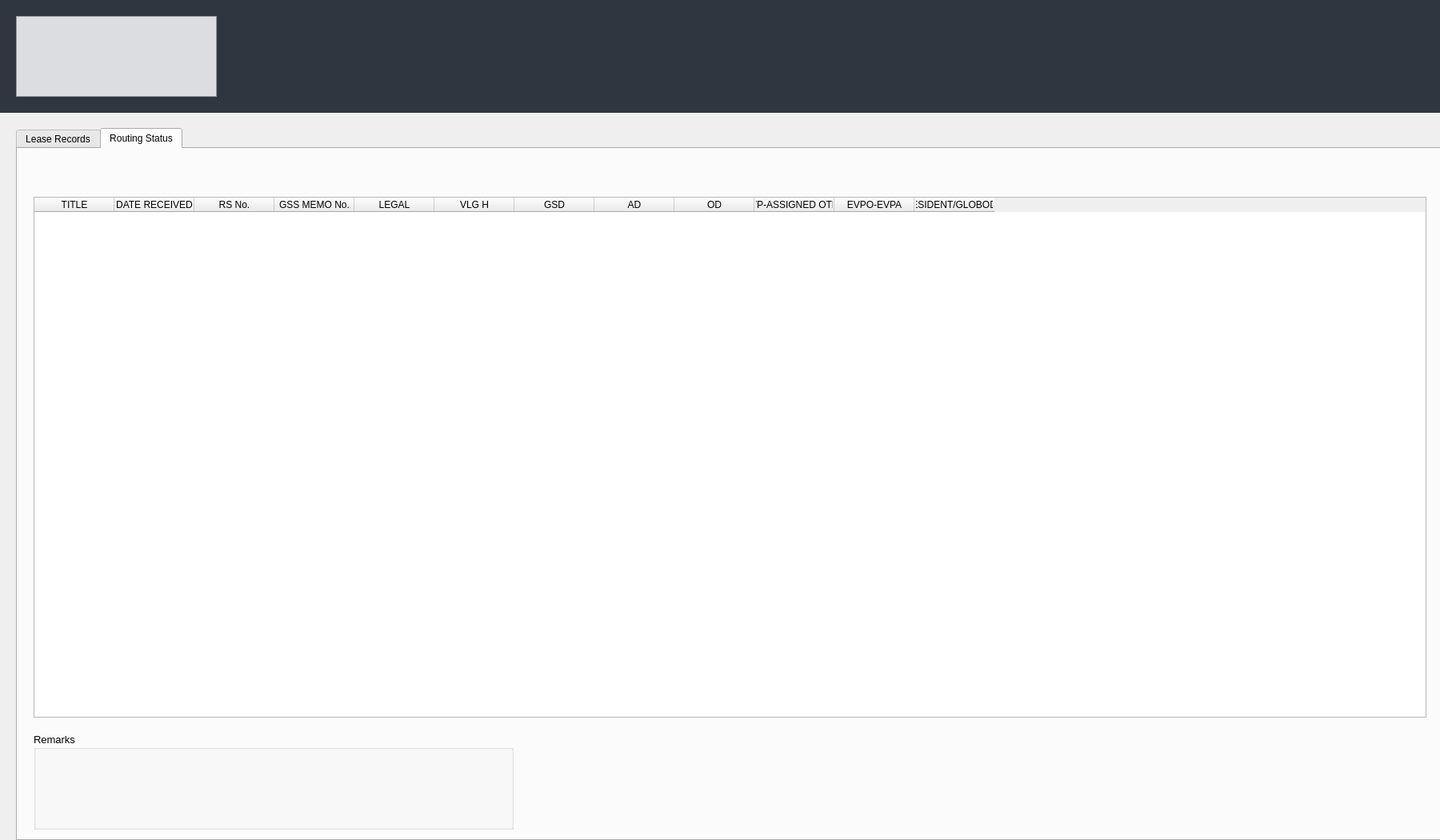
<?xml version="1.0" encoding="UTF-8"?>
<ui version="4.0">
 <class>MainWindow</class>
 <widget class="QMainWindow" name="MainWindow">
  <property name="geometry">
   <rect>
    <x>0</x>
    <y>0</y>
    <width>1800</width>
    <height>1050</height>
   </rect>
  </property>
  <property name="windowTitle">
   <string>Lease Monitoring System</string>
  </property>
  <widget class="QWidget" name="centralwidget">
   <widget class="QFrame" name="headerFrame">
    <property name="geometry">
     <rect>
      <x>0</x>
      <y>0</y>
      <width>1801</width>
      <height>141</height>
     </rect>
    </property>
    <property name="styleSheet">
     <string notr="true">background-color:#2f3640; color:white;</string>
    </property>
    <widget class="QLabel" name="logoLabel">
     <property name="geometry">
      <rect>
       <x>20</x>
       <y>20</y>
       <width>251</width>
       <height>101</height>
      </rect>
     </property>
     <property name="styleSheet">
      <string notr="true">background:#dcdde1; border:1px solid #999;</string>
     </property>
     <property name="text">
      <string/>
     </property>
     <property name="alignment">
      <set>Qt::AlignCenter</set>
     </property>
    </widget>
   </widget>
   <widget class="QTabWidget" name="tabWidget">
    <property name="geometry">
     <rect>
      <x>20</x>
      <y>160</y>
      <width>1791</width>
      <height>891</height>
     </rect>
    </property>
    <property name="currentIndex">
     <number>1</number>
    </property>
    <widget class="QWidget" name="tabLease">
     <attribute name="title">
      <string>Lease Records</string>
     </attribute>
     <widget class="QLineEdit" name="searchInput">
      <property name="geometry">
       <rect>
        <x>20</x>
        <y>20</y>
        <width>250</width>
        <height>30</height>
       </rect>
      </property>
      <property name="placeholderText">
       <string>Search branch...</string>
      </property>
     </widget>
     <widget class="QComboBox" name="statusFilter">
      <property name="geometry">
       <rect>
        <x>280</x>
        <y>20</y>
        <width>191</width>
        <height>30</height>
       </rect>
      </property>
      <item>
       <property name="text">
        <string>Branch (A-Z)</string>
       </property>
      </item>
      <item>
       <property name="text">
        <string>Date recieved</string>
       </property>
      </item>
      <item>
       <property name="text">
        <string>Expiry Date</string>
       </property>
      </item>
      <item>
       <property name="text">
        <string>Within 90 days expiry</string>
       </property>
      </item>
      <item>
       <property name="text">
        <string>Within 60 days expiry</string>
       </property>
      </item>
      <item>
       <property name="text">
        <string>Within 30 days expiry</string>
       </property>
      </item>
     </widget>
     <widget class="QComboBox" name="areaFilter">
      <property name="geometry">
       <rect>
        <x>480</x>
        <y>20</y>
        <width>150</width>
        <height>30</height>
       </rect>
      </property>
      <item>
       <property name="text">
        <string>All</string>
       </property>
      </item>
      <item>
       <property name="text">
        <string>Pending</string>
       </property>
      </item>
      <item>
       <property name="text">
        <string>Processing at head office</string>
       </property>
      </item>
      <item>
       <property name="text">
        <string>Completed</string>
       </property>
      </item>
     </widget>
     <widget class="QTableWidget" name="tableWidget">
      <property name="geometry">
       <rect>
        <x>20</x>
        <y>60</y>
        <width>1741</width>
        <height>571</height>
       </rect>
      </property>
      <column>
       <property name="text">
        <string>BRANCH</string>
       </property>
      </column>
      <column>
       <property name="text">
        <string>DATE RECIEVED</string>
       </property>
      </column>
      <column>
       <property name="text">
        <string>DATE SENT TO HO</string>
       </property>
      </column>
      <column>
       <property name="text">
        <string>TERM</string>
       </property>
      </column>
      <column>
       <property name="text">
        <string>FROM</string>
       </property>
      </column>
      <column>
       <property name="text">
        <string>TO</string>
       </property>
      </column>
      <column>
       <property name="text">
        <string>FLOOR AREA</string>
       </property>
      </column>
      <column>
       <property name="text">
        <string>MEMO NUMBER</string>
       </property>
      </column>
      <column>
       <property name="text">
        <string>DATE COMPLETED/SENT</string>
       </property>
      </column>
      <column>
       <property name="text">
        <string>STATUS</string>
       </property>
      </column>
     </widget>
     <widget class="QGroupBox" name="detailsBox">
      <property name="geometry">
       <rect>
        <x>10</x>
        <y>650</y>
        <width>600</width>
        <height>211</height>
       </rect>
      </property>
      <property name="title">
       <string>Lease Details</string>
      </property>
      <widget class="QLabel" name="detailContact">
       <property name="geometry">
        <rect>
         <x>20</x>
         <y>30</y>
         <width>250</width>
         <height>20</height>
        </rect>
       </property>
       <property name="font">
        <font>
         <pointsize>10</pointsize>
        </font>
       </property>
       <property name="text">
        <string>Head:</string>
       </property>
      </widget>
      <widget class="QLabel" name="detailNumber">
       <property name="geometry">
        <rect>
         <x>20</x>
         <y>90</y>
         <width>250</width>
         <height>20</height>
        </rect>
       </property>
       <property name="font">
        <font>
         <pointsize>10</pointsize>
        </font>
       </property>
       <property name="text">
        <string>Remarks:</string>
       </property>
      </widget>
      <widget class="QLabel" name="detailContact_2">
       <property name="geometry">
        <rect>
         <x>20</x>
         <y>60</y>
         <width>250</width>
         <height>20</height>
        </rect>
       </property>
       <property name="font">
        <font>
         <pointsize>10</pointsize>
        </font>
       </property>
       <property name="text">
        <string>Contact No:</string>
       </property>
      </widget>
     </widget>
     <widget class="QPushButton" name="pushButton">
      <property name="geometry">
       <rect>
        <x>640</x>
        <y>20</y>
        <width>93</width>
        <height>28</height>
       </rect>
      </property>
      <property name="text">
       <string>Create</string>
      </property>
     </widget>
     <widget class="QPushButton" name="pushButton_2">
      <property name="geometry">
       <rect>
        <x>1660</x>
        <y>20</y>
        <width>93</width>
        <height>28</height>
       </rect>
      </property>
      <property name="text">
       <string>Delete</string>
      </property>
     </widget>
     <widget class="QPushButton" name="pushButton_3">
      <property name="geometry">
       <rect>
        <x>1560</x>
        <y>20</y>
        <width>93</width>
        <height>28</height>
       </rect>
      </property>
      <property name="text">
       <string>Edit</string>
      </property>
     </widget>
    </widget>
    <widget class="QWidget" name="tabRouting">
     <attribute name="title">
      <string>Routing Status</string>
     </attribute>
     <widget class="QTableWidget" name="tableWidget_2">
      <property name="geometry">
       <rect>
        <x>20</x>
        <y>60</y>
        <width>1741</width>
        <height>651</height>
       </rect>
      </property>
      <column>
       <property name="text">
        <string>TITLE</string>
       </property>
      </column>
      <column>
       <property name="text">
        <string>DATE RECEIVED</string>
       </property>
      </column>
      <column>
       <property name="text">
        <string>RS No.</string>
       </property>
      </column>
      <column>
       <property name="text">
        <string>GSS MEMO No.</string>
       </property>
      </column>
      <column>
       <property name="text">
        <string>LEGAL</string>
       </property>
      </column>
      <column>
       <property name="text">
        <string>VLG H</string>
       </property>
      </column>
      <column>
       <property name="text">
        <string>GSD</string>
       </property>
      </column>
      <column>
       <property name="text">
        <string>AD</string>
       </property>
      </column>
      <column>
       <property name="text">
        <string>OD</string>
       </property>
      </column>
      <column>
       <property name="text">
        <string>VP-ASSIGNED OTP</string>
       </property>
      </column>
      <column>
       <property name="text">
        <string>EVPO-EVPA</string>
       </property>
      </column>
      <column>
       <property name="text">
        <string>PRESIDENT/GLOBODOX</string>
       </property>
      </column>
     </widget>
     <widget class="QGroupBox" name="detailsBox_2">
      <property name="geometry">
       <rect>
        <x>20</x>
        <y>730</y>
        <width>600</width>
        <height>121</height>
       </rect>
      </property>
      <property name="font">
       <font>
        <pointsize>10</pointsize>
       </font>
      </property>
      <property name="title">
       <string>Remarks</string>
      </property>
     </widget>
    </widget>
   </widget>
  </widget>
 </widget>
 <resources/>
 <connections/>
</ui>
